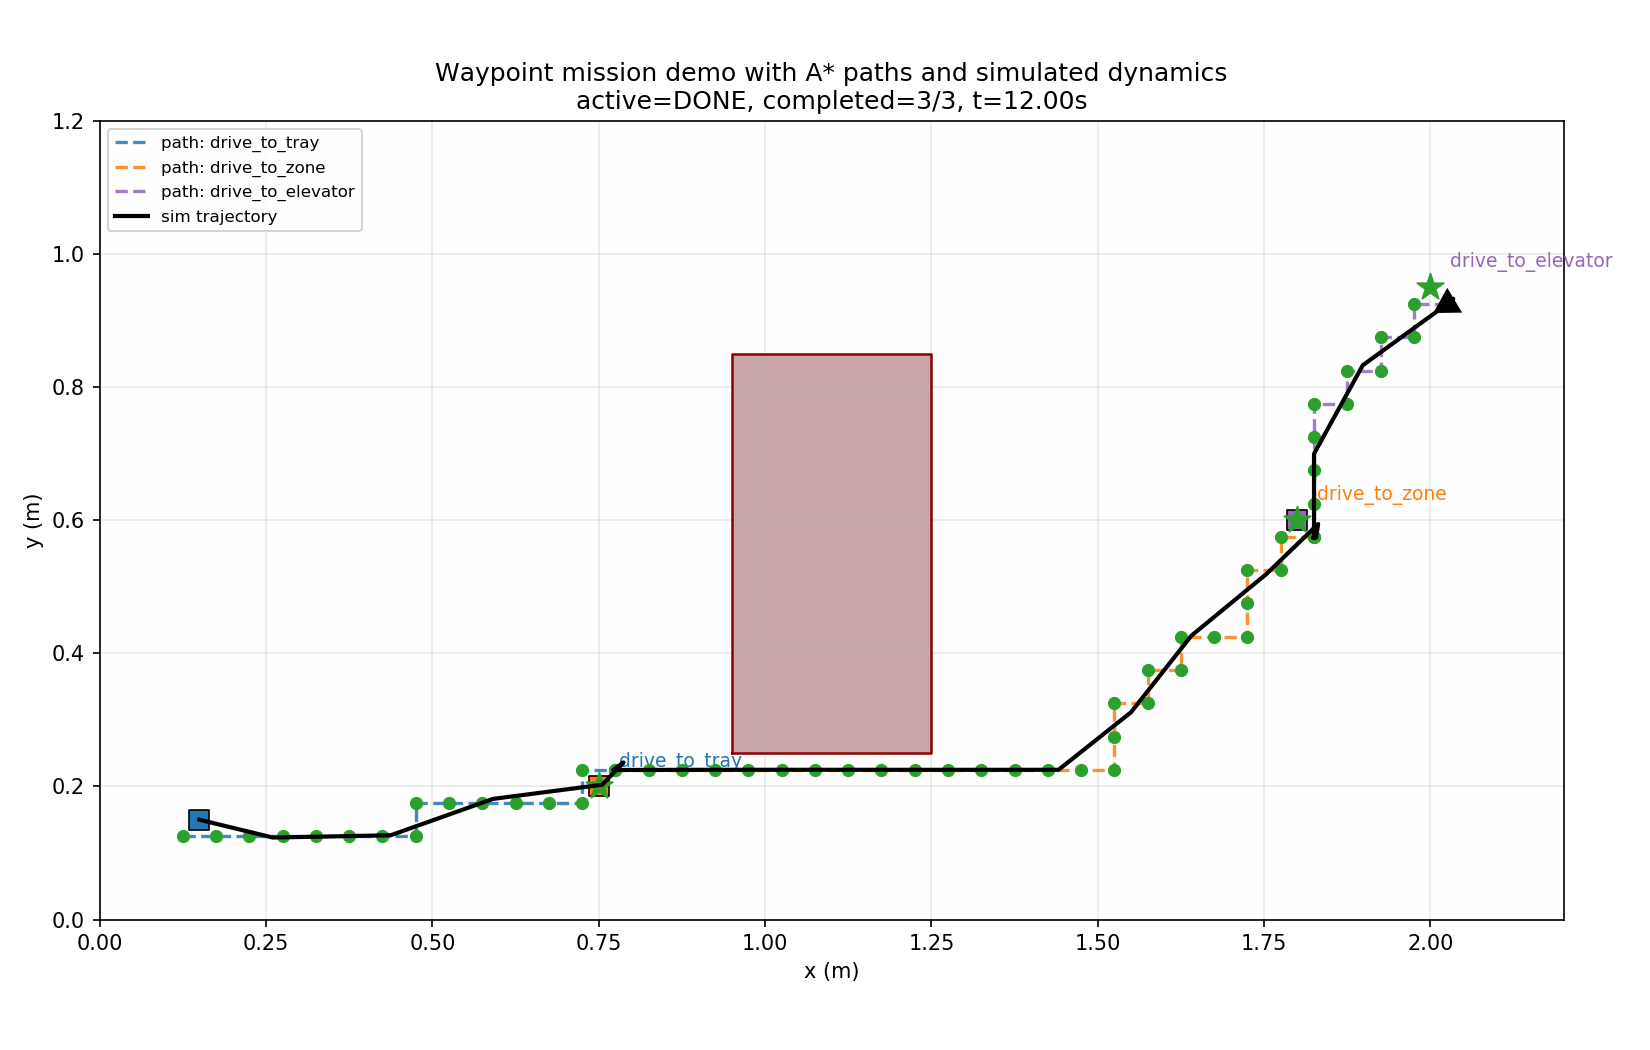

Python code for this plot:
#!/usr/bin/env python
"""Demo: run the YAML-driven waypoint mission tree with planning, dynamics, and plotting."""

from __future__ import annotations

import argparse
import os
import sys
import time
from dataclasses import dataclass

import numpy as np
import py_trees

REPO_ROOT = os.path.abspath(os.path.join(os.path.dirname(__file__), "..", ".."))
SRC_DIR = os.path.join(REPO_ROOT, "mobile_robot", "src")
if SRC_DIR not in sys.path:
    sys.path.insert(0, SRC_DIR)

from autonomy.mission_runner import Task, default_tasks_path, load_tasks  # noqa: E402
from autonomy.trees.waypoint_mission import (
    MISSION_DONE,
    create_tree,
    initialise_blackboard,
)  # noqa: E402
from guidance.waypoint_controller import (  # noqa: E402
    CascadedWaypointController,
    MapPoseVelocity,
    wrap_to_pi,
)
from localization.map import Landmark, Map, Obstacle  # noqa: E402
from planning.a_star import AStar, waypoints_from_polyline  # noqa: E402
from sim_position_control import integrate_step  # noqa: E402
from serial_connection.serial_con import SerialConnect  # noqa: E402


@dataclass
class PlannedTask:
    task: Task
    polyline: list[tuple[float, float]]
    waypoints: list
    waypoint_index: int = 0
    achieved: bool = False


def tick_and_print(
    tree: py_trees.trees.BehaviourTree, tick_index: int, *, print_tree: bool
):
    tree.tick()
    if not print_tree:
        return
    print(f"\n--- Tick {tick_index} ---")
    print(py_trees.display.unicode_tree(tree.root, show_status=True))


def make_mission_demo_map(resolution: float = 0.05) -> Map:
    """Simple rectangular map with a central rack obstacle for visible rerouting."""
    m = Map([(0, 0), (2.2, 0), (2.2, 1.2), (0, 1.2), (0, 0)], resolution)
    m.add_obstacle(
        Obstacle([(0.95, 0.25), (1.25, 0.25), (1.25, 0.85), (0.95, 0.85)], "rack")
    )
    m.add_landmark(Landmark((0.15, 0.15), "start"))
    m.add_landmark(Landmark((0.75, 0.20), "tray"))
    m.add_landmark(Landmark((1.80, 0.60), "zone"))
    m.add_landmark(Landmark((2.00, 0.95), "elevator"))
    return m


def plan_tasks(map_: Map, tasks: list[Task]) -> list[PlannedTask]:
    planner = AStar(map_)
    planned: list[PlannedTask] = []
    for task in tasks:
        start_xy = (task.start.x, task.start.y)
        goal_xy = (task.goal.x, task.goal.y)
        polyline = planner.generate_plan(start_xy, goal_xy)
        if not polyline:
            raise RuntimeError(f"A* found no path for task {task.name}")
        planned.append(
            PlannedTask(
                task=task,
                polyline=polyline,
                waypoints=waypoints_from_polyline(
                    polyline, end_heading=task.goal.heading
                ),
            )
        )
    return planned


def draw_map_background(ax, map_: Map) -> None:
    xmax = map_._xmin + map_.nx * map_.resolution  # noqa: SLF001
    ymax = map_._ymin + map_.ny * map_.resolution  # noqa: SLF001
    display = np.ma.masked_where(~map_.cell_inside, map_.grid)
    ax.imshow(
        display.T,
        origin="lower",
        extent=(map_._xmin, xmax, map_._ymin, ymax),  # noqa: SLF001
        aspect="equal",
        interpolation="nearest",
        cmap="Greens",
        alpha=0.18,
    )
    if np.any(map_.obstacle_mask):
        obs_display = np.ma.masked_where(
            ~map_.obstacle_mask, np.ones((map_.nx, map_.ny))
        )
        ax.imshow(
            obs_display.T,
            origin="lower",
            extent=(map_._xmin, xmax, map_._ymin, ymax),  # noqa: SLF001
            aspect="equal",
            interpolation="nearest",
            cmap="Reds",
            vmin=0,
            vmax=1,
            alpha=0.35,
        )
    for obstacle in map_.obstacles:
        ax.plot(
            obstacle.boundary[:, 0],
            obstacle.boundary[:, 1],
            color="darkred",
            linewidth=1.2,
        )


def setup_plot(map_: Map, planned_tasks: list[PlannedTask]):
    try:
        import matplotlib.pyplot as plt
    except ImportError as e:
        raise RuntimeError("matplotlib is required for plotting") from e

    fig, ax = plt.subplots(figsize=(11, 7))
    draw_map_background(ax, map_)

    pending_color = "tab:orange"
    active_color = "tab:blue"
    achieved_color = "tab:green"
    path_colors = ["C0", "C1", "C4", "C5", "C6", "C7"]

    artists: dict[str, dict[str, object]] = {}
    for idx, planned in enumerate(planned_tasks):
        color = path_colors[idx % len(path_colors)]
        poly = np.asarray(planned.polyline)
        wpts = np.asarray([wp.xy for wp in planned.waypoints])
        ax.plot(
            poly[:, 0],
            poly[:, 1],
            linestyle="--",
            linewidth=1.6,
            color=color,
            alpha=0.85,
            label=f"path: {planned.task.name}",
        )
        waypoint_scatter = ax.scatter(
            wpts[:, 0],
            wpts[:, 1],
            s=34,
            c=pending_color,
            edgecolors="black",
            linewidths=0.5,
            zorder=4,
        )
        start_artist = ax.scatter(
            planned.task.start.x,
            planned.task.start.y,
            marker="s",
            s=90,
            c=color,
            edgecolors="black",
            linewidths=0.8,
            zorder=5,
        )
        goal_artist = ax.scatter(
            planned.task.goal.x,
            planned.task.goal.y,
            marker="*",
            s=180,
            c=pending_color,
            edgecolors="black",
            linewidths=0.8,
            zorder=6,
        )
        ax.text(
            planned.task.goal.x + 0.03,
            planned.task.goal.y + 0.03,
            planned.task.name,
            fontsize=9,
            color=color,
        )
        artists[planned.task.name] = {
            "waypoints": waypoint_scatter,
            "start": start_artist,
            "goal": goal_artist,
            "pending_color": pending_color,
            "active_color": active_color,
            "achieved_color": achieved_color,
        }

    (robot_line,) = ax.plot(
        [], [], "k-", linewidth=2.0, label="sim trajectory", zorder=7
    )
    (robot_marker,) = ax.plot(
        [],
        [],
        marker=(3, 0, 0),
        markersize=14,
        color="black",
        linestyle="None",
        zorder=8,
    )

    ax.set_title("Waypoint mission demo with A* paths and simulated dynamics")
    ax.set_xlabel("x (m)")
    ax.set_ylabel("y (m)")
    ax.set_aspect("equal", adjustable="box")
    ax.legend(loc="upper left", fontsize=8)
    ax.grid(True, alpha=0.25)

    fig.tight_layout()
    return plt, fig, ax, artists, robot_line, robot_marker


def set_task_artist_state(
    artists: dict[str, dict[str, object]], task_name: str, state: str
) -> None:
    entry = artists[task_name]
    if state == "active":
        color = entry["active_color"]
    elif state == "achieved":
        color = entry["achieved_color"]
    else:
        color = entry["pending_color"]
    entry["waypoints"].set_color(color)
    entry["goal"].set_color(color)


def update_plot(
    plt,
    fig,
    artists: dict[str, dict[str, object]],
    robot_line,
    robot_marker,
    trajectory_x: list[float],
    trajectory_y: list[float],
    heading: float,
    tasks: list[Task],
    active_task: str,
    completed_tasks: set[str],
    title_suffix: str,
    pause: float,
) -> None:
    for task in tasks:
        if task.name in completed_tasks:
            set_task_artist_state(artists, task.name, "achieved")
        elif task.name == active_task:
            set_task_artist_state(artists, task.name, "active")
        else:
            set_task_artist_state(artists, task.name, "pending")

    robot_line.set_data(trajectory_x, trajectory_y)
    robot_marker.set_data([trajectory_x[-1]], [trajectory_y[-1]])
    robot_marker.set_marker((3, 0, np.degrees(heading) - 90.0))
    fig.axes[0].set_title(
        "Waypoint mission demo with A* paths and simulated dynamics"
        f"\nactive={active_task}, completed={len(completed_tasks)}/{len(tasks)}{title_suffix}"
    )
    fig.canvas.draw_idle()
    plt.pause(pause)


def simulate_active_task(
    planned: PlannedTask,
    controller: CascadedWaypointController,
    x: float,
    y: float,
    psi: float,
    vx_body: float,
    vy_body: float,
    omega: float,
    *,
    dt: float,
    sim_time_per_tick: float,
    capture_radius: float,
    tau_v: float,
    tau_w: float,
) -> tuple[float, float, float, float, float, float]:
    n_steps = max(1, int(np.ceil(sim_time_per_tick / dt)))

    for _ in range(n_steps):
        goal_wp = planned.waypoints[planned.waypoint_index]
        rho = float(np.hypot(goal_wp.xy[0] - x, goal_wp.xy[1] - y))
        if rho < capture_radius and planned.waypoint_index < len(planned.waypoints) - 1:
            planned.waypoint_index += 1
            goal_wp = planned.waypoints[planned.waypoint_index]

        vx_world = vx_body * np.cos(psi) - vy_body * np.sin(psi)
        vy_world = vx_body * np.sin(psi) + vy_body * np.cos(psi)
        state = MapPoseVelocity(
            x=x,
            y=y,
            heading=psi,
            vx=float(vx_world),
            vy=float(vy_world),
            heading_rate=omega,
        )
        cmd = controller.compute(
            state,
            goal_wp
        )
        x, y, psi, vx_body, vy_body, omega = integrate_step(
            x,
            y,
            psi,
            vx_body,
            vy_body,
            omega,
            cmd.vx,
            cmd.vy,
            cmd.omega,
            dt,
            tau_v,
            tau_w,
        )

    return x, y, psi, vx_body, vy_body, omega, cmd.wheel_rates


def main():
    p = argparse.ArgumentParser(description=__doc__)
    p.add_argument(
        "--dt", type=float, default=0.01, help="simulation integration step (s)"
    )
    p.add_argument(
        "--sim-time-per-tick",
        type=float,
        default=0.25,
        help="simulated motion per behaviour-tree tick (s)",
    )
    p.add_argument("--max-ticks", type=int, default=240)
    p.add_argument(
        "--capture", type=float, default=0.05, help="waypoint capture radius (m)"
    )
    p.add_argument(
        "--v-des",
        type=float,
        default=0.25,
        help="controller translational speed cap (m/s)",
    )
    p.add_argument("--omega-des", type=float, default=0.0)
    p.add_argument("--tau-v", type=float, default=0.12, help="first-order lag on v (s)")
    p.add_argument(
        "--tau-w", type=float, default=0.12, help="first-order lag on omega (s)"
    )
    p.add_argument(
        "--tick-sleep",
        type=float,
        default=0.2,
        help="wall-clock pause between plot updates when showing",
    )
    p.add_argument(
        "--print-tree",
        action="store_true",
        help="print the full behaviour tree at every tick",
    )
    p.add_argument(
        "--no-show",
        action="store_true",
        help="save a PNG instead of opening an interactive window",
    )
    p.add_argument(
        "--save-path",
        default=os.path.join(
            os.path.dirname(__file__), "run_waypoint_mission_demo.png"
        ),
        help="output path used with --no-show",
    )
    args = p.parse_args()

    # setup serial connection to mobile robot
    serial_con = SerialConnect(port='/dev/ttyESP_WHL')

    tasks = load_tasks(default_tasks_path())
    task_lookup = {task.name: task for task in tasks}
    map_ = make_mission_demo_map()
    planned_tasks = plan_tasks(map_, tasks)
    planned_lookup = {planned.task.name: planned for planned in planned_tasks}

    bb = initialise_blackboard(
        tasks[0].name,
        state={
            "mission_enabled": True,
            "localization_ok": True,
            "battery_voltage": 24.0,
            "path_ready": True,
            "obstacle_blocking_path": False,
            "zone_clear": True,
            "elevator_at_height": True,
            "distance_to_goal": 1.0,
            "heading_error": 1.0,
            "tray_detected": False,
            "robot_stopped": False,
            "tray_released": False,
            "gripper_closed": True,
            "previous_task_complete": True,
        },
    )

    tree = create_tree(tasks)
    tree.setup(timeout=2.0)

    controller = CascadedWaypointController()
    controller.kv_inner = 0.1
    controller.ky_inner = 0.1
    controller.komega_inner = 10
    controller.k_rho = 10
    controller.k_alpha = 10
    controller.k_heading = 10
    x = float(tasks[0].start.x)
    y = float(tasks[0].start.y)
    psi = float(tasks[0].start.heading)
    vx_body = 0.0
    vy_body = 0.0
    omega = 0.0
    trajectory_x = [x]
    trajectory_y = [y]
    completed_tasks: set[str] = set()

    plt, fig, _, artists, robot_line, robot_marker = setup_plot(map_, planned_tasks)
    if not args.no_show:
        plt.ion()
        plt.show(block=False)

    update_plot(
        plt,
        fig,
        artists,
        robot_line,
        robot_marker,
        trajectory_x,
        trajectory_y,
        psi,
        tasks,
        bb.get("current_task"),
        completed_tasks,
        title_suffix="",
        pause=0.001,
    )

    for i in range(1, args.max_ticks + 1):
        previous_task = bb.get("current_task")
        if previous_task == MISSION_DONE:
            break

        planned = planned_lookup[previous_task]
        serial_con.read_parsed()
        x, y, psi, vx_body, vy_body, omega, wheel_rates = simulate_active_task(
            planned,
            controller,
            x,
            y,
            psi,
            vx_body,
            vy_body,
            omega,
            dt=args.dt,
            sim_time_per_tick=args.sim_time_per_tick,
            capture_radius=args.capture,
            tau_v=args.tau_v,
            tau_w=args.tau_w,
        )
        serial_con.send_wheel_cmd(
            wheel_rates[0], wheel_rates[1], wheel_rates[2], wheel_rates[3]
        )
        trajectory_x.append(x)
        trajectory_y.append(y)

        active_task = task_lookup[previous_task]
        goal_error = float(np.hypot(active_task.goal.x - x, active_task.goal.y - y))
        heading_error = float(wrap_to_pi(active_task.goal.heading - psi))
        speed = float(np.hypot(vx_body, vy_body))

        bb.set("distance_to_goal", goal_error)
        bb.set("heading_error", heading_error)
        bb.set("robot_stopped", speed < 0.02)
        bb.set("tray_detected", goal_error < 0.10)
        bb.set("tray_released", goal_error < 0.06)
        bb.set("gripper_closed", goal_error >= 0.06)

        tick_and_print(tree, tick_index=i, print_tree=args.print_tree)
        current_task = bb.get("current_task")
        print(
            f"current_task = {current_task}, pos=({x:.3f}, {y:.3f}), psi={psi:.3f}, "
            f"goal_err={goal_error:.3f}, heading_err={heading_error:.3f}"
        )

        if current_task != previous_task:
            completed_tasks.add(previous_task)
            planned.achieved = True

        update_plot(
            plt,
            fig,
            artists,
            robot_line,
            robot_marker,
            trajectory_x,
            trajectory_y,
            psi,
            tasks,
            current_task,
            completed_tasks,
            title_suffix=f", t={i * args.sim_time_per_tick:.2f}s",
            pause=0.001,
        )

        if current_task == MISSION_DONE:
            break
        if not args.no_show:
            time.sleep(args.tick_sleep)

    if args.no_show:
        fig.savefig(args.save_path, dpi=150)
        print(f"wrote {args.save_path}")
    else:
        plt.ioff()
        plt.show()


if __name__ == "__main__":
    main()
